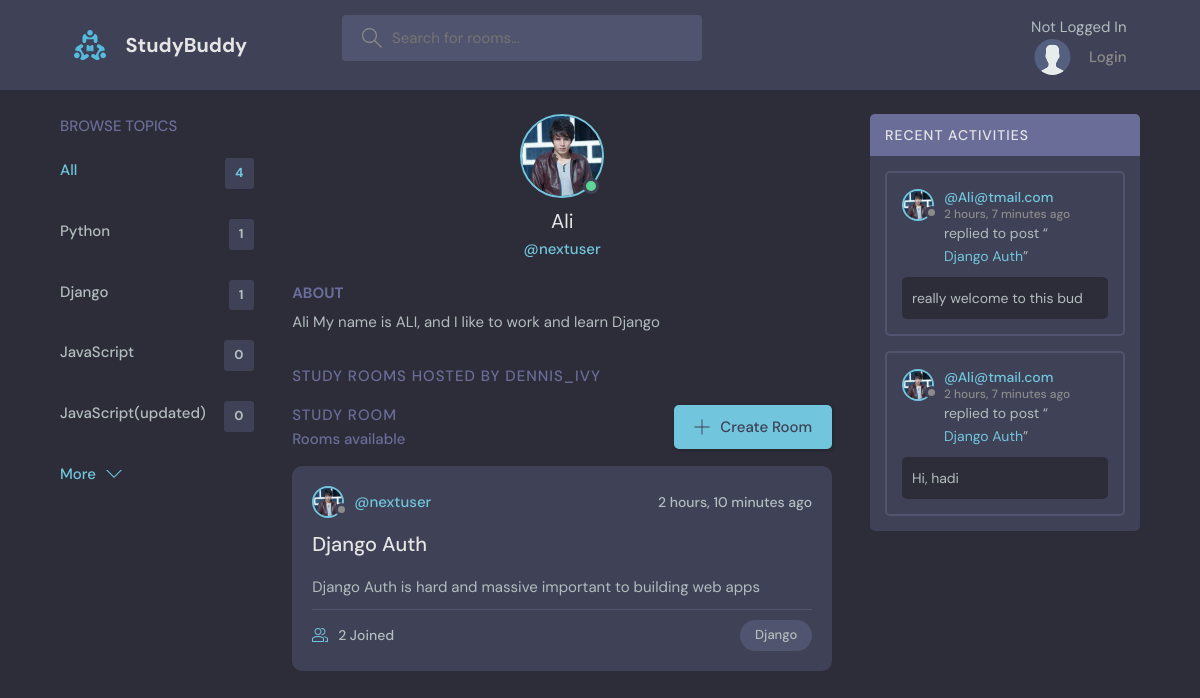
Screenshot of /profile/3/ with the database file from the repository.
### base/models.py (models this page shows, shortened)
class Topic(models.Model):
    name = models.CharField(max_length=200)

class User(AbstractUser):
    name = models.CharField(max_length=200, null=True)
    email = models.EmailField(unique=True)
    avatar = models.ImageField(
        upload_to="avatar/", default="avatar.svg", null=True)
    bio = models.TextField()
    USERNAME_FIELD = "email"
    REQUIRED_FIELDS = []

class Room(models.Model):
    host = models.ForeignKey(User, on_delete=models.SET_NULL, null=True)
    topic = models.ForeignKey(Topic, on_delete=models.SET_NULL, null=True)
    name = models.CharField(max_length=200)
    desc = models.TextField(null=True, blank=True)
    participants = models.ManyToManyField(
        User, related_name="participants", blank=True)
    updated = models.DateTimeField(auto_now=True)
    created = models.DateTimeField(auto_now_add=True)
    def __str__(self):
        return self.name
    class Meta:
        ordering = ['-updated', '-created']

class Message(models.Model):
    user = models.ForeignKey(User, on_delete=models.CASCADE)
    room = models.ForeignKey(Room, on_delete=models.CASCADE)
    body = models.TextField()
    updated = models.DateTimeField(auto_now=True)
    created = models.DateTimeField(auto_now_add=True)
    def __str__(self):
        return self.body[0:30]
    class Meta:
        ordering = ['-updated', '-created']

### base/views.py (the view)
# urls.py: path("profile/<str:pk>/", views.user_profile, name="profile"),
def user_profile(request, pk):
    user = User.objects.get(pk=pk)
    room_messages = user.message_set.all()
    topics = Topic.objects.all()
    rooms = user.room_set.all()
    context = {"user": user, "rooms": rooms,
               "room_messages": room_messages, "topics": topics}
    return render(request, "base/profile.html", context)

### base/templates/base/profile.html (shortened to what this page needs)
{% extends 'main.html' %}
{% block content %}
  <main class="profile-page layout layout--3">
    <div class="container">
      {% include 'base/topics_component.html' %}
      <div class="roomList">
        <div class="profile">
          <div class="profile__avatar">
            <div class="avatar avatar--large active">
              <img src="{{ user.avatar.url }}" />
            </div>
          </div>
          <div class="profile__info">
            <h3>{{ user.name }}</h3>
            <p>@{{ user.username }}</p>
          </div>
          <div class="profile__about">
            <h3>About</h3>
            <p>
              {{ user.bio }}
            </p>
          </div>
        </div>
        <div class="roomList__header">
          <div>
            <h2>Study Rooms Hosted by dennis_ivy</a>
            </h2>
          </div>
        </div>
        {% include 'base/feed_component.html' %}
      </div>
      {% include 'base/activity_component.html' %}
    </div>
  </main>
{% endblock content %}

### templates/main.html (shortened to what this page needs)
<!DOCTYPE html>
{% load static %}
<html lang="en">
<head>
    <link rel="stylesheet" href="{% static 'style/style.css' %}" />
</head>
<body>
    {% include 'navbar.html' %}
    {% block content %}
    {% endblock content %}
</body>
</html>

### templates/navbar.html (shortened to what this page needs)
{% load static %}
<header class="header header--loggedIn">
    <div class="container">
        <a href="{% url 'home-page' %}" class="header__logo">
            <img src="{% static 'images/logo.svg' %}" />
            <h1>StudyBuddy</h1>
        </a>
        <form class="header__search" method="GET" action="{% url 'home-page' %}">
            <label>
                <input name="q" placeholder="Search for rooms..." />
            </label>
        </form>
        <nav class="header__menu">
          {% if request.user.is_authenticated %}
            <div class="header__user">
                <a href="{% url 'update-user' %}">
                    <div class="avatar avatar--medium active">
                        {% if request.user.avatar %}
                            <img src="{{ request.user.avatar.url }}" />
                        {% else %}
                            <img src="{% static 'images/avatar.svg' %}" />
                        {% endif %}
                    </div>
                    <p>{{ request.user.username }} <span>@{{ request.user.name }}</span></p>
                </a>
                <button class="dropdown-button">
                    <svg version="1.1" xmlns="http://www.w3.org/2000/svg" width="32" height="32" viewBox="0 0 32 32">
                        <title>chevron-down</title>
                        <path d="M16 21l-13-13h-3l16 16 16-16h-3l-13 13z"></path>
                    </svg>
                </button>
            </div>
            {% else %}
        Not Logged In
        <a href="{% url 'login' %}">
            <img src="{% static 'images/avatar.svg' %}" />
        <p>Login</p>
        </a>
        {% endif %}
        </nav>
    </div>
</header>

### base/templates/base/topics_component.html
<div class="topics">
    <div class="topics__header">
        <h2>Browse Topics</h2>
    </div>
    <ul class="topics__list">
        <li>
            <a href="/" class="active">All <span>{{ topics.count }}</span></a>
        </li>
        {% for topic in topics %}
            <li>
                <a href="{% url 'home-page' %}?q={{topic.name}}">{{ topic.name }} <span>{{ topic.room_set.all.count }}</span></a>
            </li>
        {% endfor %}
    </ul>
    <a class="btn btn--link" href="{% url 'topics' %}">
        More
        <svg version="1.1" xmlns="http://www.w3.org/2000/svg" width="32" height="32" viewBox="0 0 32 32">
            <title>chevron-down</title>
            <path d="M16 21l-13-13h-3l16 16 16-16h-3l-13 13z"></path>
        </svg>
    </a>
</div>

### base/templates/base/feed_component.html (shortened to what this page needs)
<div class="roomList">
    <div class="roomList__header">
        <div>
            <h2>Study Room</h2>
            <p>{{ room_count }} Rooms available</p>
        </div>
        <a class="btn btn--main" href="{% url 'create-room' %}">
            <svg version="1.1" xmlns="http://www.w3.org/2000/svg" width="32" height="32" viewBox="0 0 32 32">
                <title>add</title>
                <path
                    d="M16.943 0.943h-1.885v14.115h-14.115v1.885h14.115v14.115h1.885v-14.115h14.115v-1.885h-14.115v-14.115z">
                </path>
            </svg>
            Create Room
        </a>
    </div>
    {% for room in rooms %}
        <div class="roomListRoom">
            <div class="roomListRoom__header">
                <a href="{% url 'profile' room.host.id %}" class="roomListRoom__author">
                    <div class="avatar avatar--small">
                        <img src="{{  room.host.avatar.url }}" />
                    </div>
                    <span>@{{ room.host.username }}</span>
                </a>
                <div class="roomListRoom__actions">
                    <span>{{ room.created|timesince }} ago</span>
                </div>
            </div>
            <div class="roomListRoom__content">
                <a href="{% url 'room-page' room.id %}">{{ room.name }}</a>
                <p>
                    {{ room.desc }}
                </p>
            </div>
            <div class="roomListRoom__meta">
                <a href="{% url 'room-page' room.id %}" class="roomListRoom__joined">
                    {{ room.participants.all.count }} Joined
                </a>
                <p class="roomListRoom__topic">{{ room.topic.name }}</p>
            </div>
        </div>
        {% endfor %}
</div>

### base/templates/base/activity_component.html (shortened to what this page needs)
<div class="activities">
    <div class="activities__header">
        <h2>Recent Activities</h2>
    </div>
    {% for message in room_messages %}
        <div class="activities__box">
            <div class="activities__boxHeader roomListRoom__header">
                <a href="{% url 'profile' message.user.id %}" class="roomListRoom__author">
                    <div class="avatar avatar--small">
                        <img src="{{ message.user.avatar.url }}" />
                    </div>
                    <p>
                        @{{ message.user }}
                        <span>{{ message.created|timesince }} ago</span>
                    </p>
                </a>
            </div>
            <div class="activities__boxContent">
                <p>replied to post “<a href="{% url 'room-page' message.room.id %}">{{ message.room }}</a>”</p>
                <div class="activities__boxRoomContent">
                    {{ message }}
                </div>
            </div>
        </div>
    {% endfor %}
</div>

### rows the page displays
Topic: name "Python", room_set.all.count "1"
Topic: name "Django", room_set.all.count "1"
Topic: name "JavaScript", room_set.all.count "0"
Topic: name "JavaScript(updated)", room_set.all.count "0"
User: avatar (picture), name "Ali", username "nextuser", bio "Ali My name is ALI, and I like to work and learn Django"
Room: host.avatar (picture), host.username "nextuser", created "2 hours, 10 minutes", name "Django Auth", desc "Django Auth is hard and massive important to building web apps", participants.all.count "2", topic.name "Django"
Message: user.avatar (picture), user "Ali@tmail.com", created "2 hours, 7 minutes", room "Django Auth", body "really welcome to this bud"
Message: user.avatar (picture), user "Ali@tmail.com", created "2 hours, 7 minutes", room "Django Auth", body "Hi, hadi"

### other values shown
{{ topics.count }} "4"
